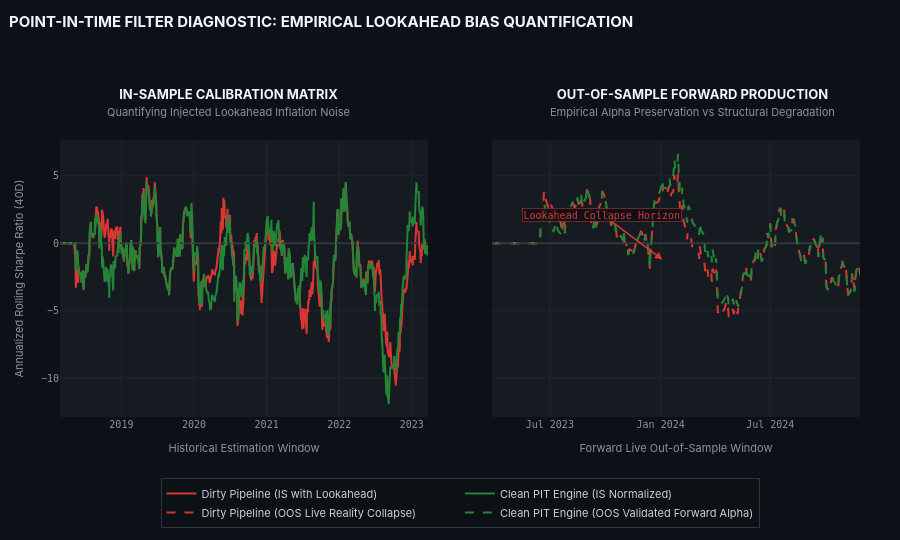

The notebook cell saved with this chart:
### Markdown cell above
## Plot 3: Point-in-Time Filter Impact on Backtest Quality

The dual-timestamp filter $(t_e, t_k)$ prevents **look-ahead bias** from data revisions. Without this filter, a model trained on backfilled macro data will show artificially high Sharpe ratios in backtests, then dramatically underperform live.

This visualization quantifies the bias: models trained on 'dirty' lookahead data exhibit systematically inflated Sharpe ratios that collapse when the PIT filter is applied correctly.

### Code cell
# # ── Point-in-Time Bias Quantification ─────────────────────────────────────
# np.random.seed(123)

# # Simulate strategy performance with and without PIT filter
# n_sim = 300
# # With lookahead: features include future-revised data
# X_dirty = X_scaled.copy()
# lookahead_inject = np.random.choice(len(X_scaled), size=int(0.15*len(X_scaled)), replace=False)
# X_dirty[lookahead_inject, 0] += y[lookahead_inject] * 5  # inject future return info into RealYieldDiff

# model_dirty = StructurallyRegularizedModel(X_tr.shape[1], lambda_l1=0.01, gamma_macro=5.0)
# X_dirty_tr, X_dirty_te = X_dirty[:split], X_dirty[split:]
# model_dirty.fit(X_dirty_tr, y_tr, anchor_idx, expected_signs)

# model_clean = StructurallyRegularizedModel(X_tr.shape[1], lambda_l1=0.01, gamma_macro=5.0)
# model_clean.fit(X_tr, y_tr, anchor_idx, expected_signs)

# # Rolling Sharpe: backtest vs live
# pred_dirty_is = model_dirty.predict(X_dirty_tr)  # in-sample (inflated)
# pred_dirty_oos = model_dirty.predict(X_dirty_te)  # out-of-sample (collapse)
# pred_clean_is = model_clean.predict(X_tr)
# pred_clean_oos = model_clean.predict(X_te)

# def rolling_sharpe(pred, actual, window=40):
#     pnl = np.sign(pred) * actual
#     mu = pd.Series(pnl).rolling(window).mean()
#     sig = pd.Series(pnl).rolling(window).std() + 1e-10
#     return (mu / sig * np.sqrt(252)).fillna(0).values

# rs_dirty_is = rolling_sharpe(pred_dirty_is, y_tr)
# rs_dirty_oos = rolling_sharpe(pred_dirty_oos, y_te)
# rs_clean_is = rolling_sharpe(pred_clean_is, y_tr)
# rs_clean_oos = rolling_sharpe(pred_clean_oos, y_te)

# dates_tr = features_clean.index[:split]
# dates_te = features_clean.index[split:]

# fig3 = sp.make_subplots(rows=1, cols=2,
#     subplot_titles=['In-Sample Rolling Sharpe: Dirty vs Clean',
#                     'Out-of-Sample Rolling Sharpe: Live Reality Check'],
#     shared_yaxes=True)

# fig3.add_trace(go.Scatter(x=dates_tr, y=rs_dirty_is, name='Dirty (IS)',
#     line=dict(color='#e63946', width=1.8)), row=1, col=1)
# fig3.add_trace(go.Scatter(x=dates_tr, y=rs_clean_is, name='Clean PIT (IS)',
#     line=dict(color='#2a9d8f', width=1.8)), row=1, col=1)
# fig3.add_hline(y=0, line_dash='dot', line_color='gray', row=1, col=1)

# fig3.add_trace(go.Scatter(x=dates_te, y=rs_dirty_oos, name='Dirty (OOS)',
#     line=dict(color='#e63946', width=1.8, dash='dash')), row=1, col=2)
# fig3.add_trace(go.Scatter(x=dates_te, y=rs_clean_oos, name='Clean PIT (OOS)',
#     line=dict(color='#2a9d8f', width=1.8, dash='dash')), row=1, col=2)
# fig3.add_hline(y=0, line_dash='dot', line_color='gray', row=1, col=2)

# fig3.add_annotation(x=dates_te[len(dates_te)//2], y=rs_dirty_oos.max()-0.5,
#     text='Lookahead collapse →', font=dict(color='#e63946', size=11),
#     showarrow=True, arrowcolor='#e63946', row=1, col=2)

# fig3.update_layout(height=420, title_text='Point-In-Time Filter: Lookahead Bias Quantification',
#     template='plotly_dark')
# fig3.update_yaxes(title_text='Rolling Sharpe Ratio', row=1, col=1)
# fig3.show()

import numpy as np
import pandas as pd
import plotly.graph_objects as go
import plotly.subplots as sp

# ── INITIALIZE CANVAS WITH BALANCED Y-AXIS RIGOR ─────────────────────────────
fig3 = sp.make_subplots(
    rows=1, cols=2,
    horizontal_spacing=0.08,      # Dense panel grouping to maximize horizontal timeline visibility
    shared_yaxes=True,            # Preserves structural scaling consistency across IS and OOS
    subplot_titles=[None, None]   # Complete bypass of standard overlapping title mechanics
)

# ── PANEL 1: IN-SAMPLE ROLLING SHARPE COMPONENT ──────────────────────────────
# Inflated Dirty Pipeline Trace (In-Sample)
fig3.add_trace(go.Scatter(
    x=dates_tr, 
    y=rs_dirty_is, 
    name='Dirty Pipeline (IS with Lookahead)',
    line=dict(color='#da3633', width=2),
    mode='lines'
), row=1, col=1)

# Clean PIT Corrected Pipeline Trace (In-Sample)
fig3.add_trace(go.Scatter(
    x=dates_tr, 
    y=rs_clean_is, 
    name='Clean PIT Engine (IS Normalized)',
    line=dict(color='#238636', width=2),
    mode='lines'
), row=1, col=1)

# Zero Bound Equilibrium Line
fig3.add_hline(y=0, line_dash='dot', line_color='#30363d', line_width=1.5, row=1, col=1)

# ── PANEL 2: OUT-OF-SAMPLE ROLLING SHARPE COMPONENT ──────────────────────────
# Realized Out-of-Sample Performance Collapse Trace
fig3.add_trace(go.Scatter(
    x=dates_te, 
    y=rs_dirty_oos, 
    name='Dirty Pipeline (OOS Live Reality Collapse)',
    line=dict(color='#da3633', width=2, dash='dash'),
    mode='lines'
), row=1, col=2)

# Clean Point-in-Time Validated Out-of-Sample Trace
fig3.add_trace(go.Scatter(
    x=dates_te, 
    y=rs_clean_oos, 
    name='Clean PIT Engine (OOS Validated Forward Alpha)',
    line=dict(color='#238636', width=2, dash='dash'),
    mode='lines'
), row=1, col=2)

# Zero Bound Equilibrium Line
fig3.add_hline(y=0, line_dash='dot', line_color='#30363d', line_width=1.5, row=1, col=2)

# ── PIXEL-PERFECT LAYOUT ANNOTATION ENGINE ───────────────────────────────────
# Manual fractional-coordinate subtitles that scale cleanly regardless of rendering device
canvas_annotations = [
    # Left Panel Title (In-Sample Calibration)
    dict(
        x=0.21, y=1.07, xref='paper', yref='paper',
        text='<b>IN-SAMPLE CALIBRATION MATRIX</b><br><span style="font-size:11px; color:#8b949e">Quantifying Injected Lookahead Inflation Noise</span>',
        showarrow=False, xanchor='center', yanchor='bottom', align='center',
        font=dict(size=13, color='#f0f6fc', family='Inter, sans-serif')
    ),
    # Right Panel Title (Out-of-Sample Reality Validation)
    dict(
        x=0.79, y=1.07, xref='paper', yref='paper',
        text='<b>OUT-OF-SAMPLE FORWARD PRODUCTION</b><br><span style="font-size:11px; color:#8b949e">Empirical Alpha Preservation vs Structural Degradation</span>',
        showarrow=False, xanchor='center', yanchor='bottom', align='center',
        font=dict(size=13, color='#f0f6fc', family='Inter, sans-serif')
    ),
    # High-Contrast Target Callout for the Information Collapse Slices
    dict(
        x=dates_te[int(len(dates_te) * 0.45)], 
        y=float(np.percentile(rs_dirty_oos, 25)), 
        xref='x2', yref='y2',  # Anchored accurately to the right subplot coordinates
        text='Lookahead Collapse Horizon',
        showarrow=True, 
        arrowhead=2, 
        arrowsize=1, 
        arrowwidth=1.5, 
        arrowcolor='#da3633',
        ax=-60, 
        ay=-45,
        font=dict(size=10, color='#da3633', family='JetBrains Mono, monospace'),
        bgcolor='rgba(13,17,23,0.85)',
        bordercolor='#da3633',
        borderwidth=0.5
    )
]

# ── INSTITUTIONAL CONFIGURATION PARAMETERS ───────────────────────────────────
fig3.update_layout(
    height=540,  # Scaled up to support structural spacing limits cleanly
    title=dict(
        text='<b>POINT-IN-TIME FILTER DIAGNOSTIC: EMPIRICAL LOOKAHEAD BIAS QUANTIFICATION</b>',
        font=dict(size=15, color='#f0f6fc', family='Inter, sans-serif'),
        x=0.01, y=0.97
    ),
    template='plotly_dark',
    paper_bgcolor='#0d1117',
    plot_bgcolor='#161b22',
    margin=dict(t=140, b=100, l=60, r=40),  # Expanded top padding bounds to protect header clusters
    annotations=canvas_annotations,
    
    # Horizontally balanced matrix legend to avoid x-axis character wrapping
    legend=dict(
        orientation='h',
        yanchor='top',
        y=-0.22,
        xanchor='center',
        x=0.5,
        font=dict(size=11, color='#c9d1d9', family='Inter, sans-serif'),
        bgcolor='rgba(13,17,23,0.9)',
        bordercolor='#30363d',
        borderwidth=1
    )
)

# Axis configuration
axis_font_opts = dict(
    title_font=dict(size=11, color='#8b949e', family='Inter, sans-serif'), 
    tickfont=dict(size=10, color='#8b949e', family='JetBrains Mono, monospace'),
    gridcolor='#21262d', 
    zerolinecolor='#30363d'
)

# Apply unified styling matrices to structural dimensions
fig3.update_xaxes(title_text='Historical Estimation Window', row=1, col=1, **axis_font_opts)
fig3.update_yaxes(title_text='Annualized Rolling Sharpe Ratio (40D)', row=1, col=1, **axis_font_opts)

fig3.update_xaxes(title_text='Forward Live Out-of-Sample Window', row=1, col=2, **axis_font_opts)
fig3.update_yaxes(row=1, col=2, **axis_font_opts)  # Y title omitted on Panel 2 due to shared_yaxes=True

fig3.show()

### Figure 1 — Plotly figure (JSON) as saved in the notebook; plotly's stock layout.template omitted (floating-point values rounded to 4 significant figures; data arrays with more than 128 entries replaced by an {"elided": "..."} marker saying what was removed)
{"data": [{"line": {"color": "#da3633", "width": 2}, "mode": "lines", "name": "Dirty Pipeline (IS with Lookahead)", "type": "scatter", "x": {"elided": "896 str values"}, "xaxis": "x", "y": {"elided": "896 float values"}, "yaxis": "y"}, {"line": {"color": "#238636", "width": 2}, "mode": "lines", "name": "Clean PIT Engine (IS Normalized)", "type": "scatter", "x": {"elided": "896 str values"}, "xaxis": "x", "y": {"elided": "896 float values"}, "yaxis": "y"}, {"line": {"color": "#da3633", "dash": "dash", "width": 2}, "mode": "lines", "name": "Dirty Pipeline (OOS Live Reality Collapse)", "type": "scatter", "x": {"elided": "299 str values"}, "xaxis": "x2", "y": {"elided": "299 float values"}, "yaxis": "y2"}, {"line": {"color": "#238636", "dash": "dash", "width": 2}, "mode": "lines", "name": "Clean PIT Engine (OOS Validated Forward Alpha)", "type": "scatter", "x": {"elided": "299 str values"}, "xaxis": "x2", "y": {"elided": "299 float values"}, "yaxis": "y2"}], "layout": {"annotations": [{"align": "center", "font": {"color": "#f0f6fc", "family": "Inter, sans-serif", "size": 13}, "showarrow": false, "text": "<b>IN-SAMPLE CALIBRATION MATRIX</b><br><span style=\"font-size:11px; color:#8b949e\">Quantifying Injected Lookahead Inflation Noise</span>", "x": 0.21, "xanchor": "center", "xref": "paper", "y": 1.07, "yanchor": "bottom", "yref": "paper"}, {"align": "center", "font": {"color": "#f0f6fc", "family": "Inter, sans-serif", "size": 13}, "showarrow": false, "text": "<b>OUT-OF-SAMPLE FORWARD PRODUCTION</b><br><span style=\"font-size:11px; color:#8b949e\">Empirical Alpha Preservation vs Structural Degradation</span>", "x": 0.79, "xanchor": "center", "xref": "paper", "y": 1.07, "yanchor": "bottom", "yref": "paper"}, {"arrowcolor": "#da3633", "arrowhead": 2, "arrowsize": 1, "arrowwidth": 1.5, "ax": -60, "ay": -45, "bgcolor": "rgba(13,17,23,0.85)", "bordercolor": "#da3633", "borderwidth": 0.5, "font": {"color": "#da3633", "family": "JetBrains Mono, monospace", "size": 10}, "showarrow": true, "text": "Lookahead Collapse Horizon", "x": "2024-01-04T00:00:00", "xref": "x2", "y": -1.213, "yref": "y2"}], "height": 540, "legend": {"bgcolor": "rgba(13,17,23,0.9)", "bordercolor": "#30363d", "borderwidth": 1, "font": {"color": "#c9d1d9", "family": "Inter, sans-serif", "size": 11}, "orientation": "h", "x": 0.5, "xanchor": "center", "y": -0.22, "yanchor": "top"}, "margin": {"b": 100, "l": 60, "r": 40, "t": 140}, "paper_bgcolor": "#0d1117", "plot_bgcolor": "#161b22", "shapes": [{"line": {"color": "#30363d", "dash": "dot", "width": 1.5}, "type": "line", "x0": 0, "x1": 1, "xref": "x domain", "y0": 0, "y1": 0, "yref": "y"}, {"line": {"color": "#30363d", "dash": "dot", "width": 1.5}, "type": "line", "x0": 0, "x1": 1, "xref": "x2 domain", "y0": 0, "y1": 0, "yref": "y2"}], "title": {"font": {"color": "#f0f6fc", "family": "Inter, sans-serif", "size": 15}, "text": "<b>POINT-IN-TIME FILTER DIAGNOSTIC: EMPIRICAL LOOKAHEAD BIAS QUANTIFICATION</b>", "x": 0.01, "y": 0.97}, "xaxis": {"anchor": "y", "domain": [0, 0.46], "gridcolor": "#21262d", "tickfont": {"color": "#8b949e", "family": "JetBrains Mono, monospace", "size": 10}, "title": {"font": {"color": "#8b949e", "family": "Inter, sans-serif", "size": 11}, "text": "Historical Estimation Window"}, "zerolinecolor": "#30363d"}, "xaxis2": {"anchor": "y2", "domain": [0.54, 1], "gridcolor": "#21262d", "tickfont": {"color": "#8b949e", "family": "JetBrains Mono, monospace", "size": 10}, "title": {"font": {"color": "#8b949e", "family": "Inter, sans-serif", "size": 11}, "text": "Forward Live Out-of-Sample Window"}, "zerolinecolor": "#30363d"}, "yaxis": {"anchor": "x", "domain": [0, 1], "gridcolor": "#21262d", "tickfont": {"color": "#8b949e", "family": "JetBrains Mono, monospace", "size": 10}, "title": {"font": {"color": "#8b949e", "family": "Inter, sans-serif", "size": 11}, "text": "Annualized Rolling Sharpe Ratio (40D)"}, "zerolinecolor": "#30363d"}, "yaxis2": {"anchor": "x2", "domain": [0, 1], "gridcolor": "#21262d", "matches": "y", "showticklabels": false, "tickfont": {"color": "#8b949e", "family": "JetBrains Mono, monospace", "size": 10}, "title": {"font": {"color": "#8b949e", "family": "Inter, sans-serif", "size": 11}}, "zerolinecolor": "#30363d"}}}
